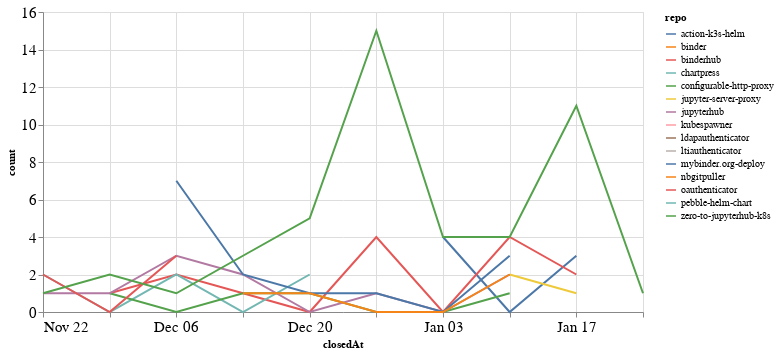

Notebook code cell kept with this figure:
### Code cell
closed_by_time = closed_by.groupby('repo').resample('W', on='closedAt').count()['author'].reset_index()
closed_by_time = closed_by_time.rename(columns={'author': 'count'})

alt.Chart(closed_by_time, width=600).mark_line().encode(
    x='closedAt',
    y='count',
    color='repo',
    tooltip="repo"
)

### Figure 1 — Vega-Lite specification as saved in the notebook (floating-point values rounded to 4 significant figures)
{"config": {"axisLeft": {"labelFontSize": 15}, "axisBottom": {"labelFontSize": 15}}, "data": {"name": "data-a693d0d6c7850b195053fd5358218cf2"}, "mark": "line", "encoding": {"color": {"type": "nominal", "field": "repo"}, "tooltip": {"type": "nominal", "field": "repo"}, "x": {"type": "temporal", "field": "closedAt"}, "y": {"type": "quantitative", "field": "count"}}, "width": 600, "$schema": "https://vega.github.io/schema/vega-lite/v4.8.1.json", "datasets": {"data-a693d0d6c7850b195053fd5358218cf2": [{"repo": "action-k3s-helm", "closedAt": "2021-01-03T00:00:00", "count": 4}, {"repo": "action-k3s-helm", "closedAt": "2021-01-10T00:00:00", "count": 0}, {"repo": "action-k3s-helm", "closedAt": "2021-01-17T00:00:00", "count": 3}, {"repo": "binder", "closedAt": "2020-11-29T00:00:00", "count": 1}, {"repo": "binderhub", "closedAt": "2020-11-29T00:00:00", "count": 1}, {"repo": "binderhub", "closedAt": "2020-12-06T00:00:00", "count": 2}, {"repo": "binderhub", "closedAt": "2020-12-13T00:00:00", "count": 1}, {"repo": "binderhub", "closedAt": "2020-12-20T00:00:00", "count": 0}, {"repo": "binderhub", "closedAt": "2020-12-27T00:00:00", "count": 4}, {"repo": "binderhub", "closedAt": "2021-01-03T00:00:00", "count": 0}, {"repo": "binderhub", "closedAt": "2021-01-10T00:00:00", "count": 4}, {"repo": "binderhub", "closedAt": "2021-01-17T00:00:00", "count": 2}, {"repo": "chartpress", "closedAt": "2020-11-22T00:00:00", "count": 2}, {"repo": "chartpress", "closedAt": "2020-11-29T00:00:00", "count": 0}, {"repo": "chartpress", "closedAt": "2020-12-06T00:00:00", "count": 2}, {"repo": "chartpress", "closedAt": "2020-12-13T00:00:00", "count": 0}, {"repo": "chartpress", "closedAt": "2020-12-20T00:00:00", "count": 2}, {"repo": "configurable-http-proxy", "closedAt": "2020-11-29T00:00:00", "count": 1}, {"repo": "configurable-http-proxy", "closedAt": "2020-12-06T00:00:00", "count": 0}, {"repo": "configurable-http-proxy", "closedAt": "2020-12-13T00:00:00", "count": 1}, {"repo": "configurable-http-proxy", "closedAt": "2020-12-20T00:00:00", "count": 1}, {"repo": "configurable-http-proxy", "closedAt": "2020-12-27T00:00:00", "count": 0}, {"repo": "configurable-http-proxy", "closedAt": "2021-01-03T00:00:00", "count": 0}, {"repo": "configurable-http-proxy", "closedAt": "2021-01-10T00:00:00", "count": 1}, {"repo": "jupyter-server-proxy", "closedAt": "2021-01-10T00:00:00", "count": 2}, {"repo": "jupyter-server-proxy", "closedAt": "2021-01-17T00:00:00", "count": 1}, {"repo": "jupyterhub", "closedAt": "2020-11-22T00:00:00", "count": 1}, {"repo": "jupyterhub", "closedAt": "2020-11-29T00:00:00", "count": 1}, {"repo": "jupyterhub", "closedAt": "2020-12-06T00:00:00", "count": 3}, {"repo": "jupyterhub", "closedAt": "2020-12-13T00:00:00", "count": 2}, {"repo": "jupyterhub", "closedAt": "2020-12-20T00:00:00", "count": 0}, {"repo": "jupyterhub", "closedAt": "2020-12-27T00:00:00", "count": 1}, {"repo": "jupyterhub", "closedAt": "2021-01-03T00:00:00", "count": 0}, {"repo": "jupyterhub", "closedAt": "2021-01-10T00:00:00", "count": 2}, {"repo": "kubespawner", "closedAt": "2020-12-13T00:00:00", "count": 2}, {"repo": "ldapauthenticator", "closedAt": "2020-12-13T00:00:00", "count": 1}, {"repo": "ltiauthenticator", "closedAt": "2020-12-06T00:00:00", "count": 1}, {"repo": "mybinder.org-deploy", "closedAt": "2020-12-06T00:00:00", "count": 7}, {"repo": "mybinder.org-deploy", "closedAt": "2020-12-13T00:00:00", "count": 2}, {"repo": "mybinder.org-deploy", "closedAt": "2020-12-20T00:00:00", "count": 1}, {"repo": "mybinder.org-deploy", "closedAt": "2020-12-27T00:00:00", "count": 1}, {"repo": "mybinder.org-deploy", "closedAt": "2021-01-03T00:00:00", "count": 0}, {"repo": "mybinder.org-deploy", "closedAt": "2021-01-10T00:00:00", "count": 3}, {"repo": "nbgitpuller", "closedAt": "2020-12-13T00:00:00", "count": 1}, {"repo": "nbgitpuller", "closedAt": "2020-12-20T00:00:00", "count": 1}, {"repo": "nbgitpuller", "closedAt": "2020-12-27T00:00:00", "count": 0}, {"repo": "nbgitpuller", "closedAt": "2021-01-03T00:00:00", "count": 0}, {"repo": "nbgitpuller", "closedAt": "2021-01-10T00:00:00", "count": 2}, {"repo": "oauthenticator", "closedAt": "2020-11-22T00:00:00", "count": 2}, {"repo": "oauthenticator", "closedAt": "2020-11-29T00:00:00", "count": 0}, {"repo": "oauthenticator", "closedAt": "2020-12-06T00:00:00", "count": 3}, {"repo": "pebble-helm-chart", "closedAt": "2020-12-13T00:00:00", "count": 1}, {"repo": "zero-to-jupyterhub-k8s", "closedAt": "2020-11-22T00:00:00", "count": 1}, {"repo": "zero-to-jupyterhub-k8s", "closedAt": "2020-11-29T00:00:00", "count": 2}, {"repo": "zero-to-jupyterhub-k8s", "closedAt": "2020-12-06T00:00:00", "count": 1}, {"repo": "zero-to-jupyterhub-k8s", "closedAt": "2020-12-13T00:00:00", "count": 3}, {"repo": "zero-to-jupyterhub-k8s", "closedAt": "2020-12-20T00:00:00", "count": 5}, {"repo": "zero-to-jupyterhub-k8s", "closedAt": "2020-12-27T00:00:00", "count": 15}, {"repo": "zero-to-jupyterhub-k8s", "closedAt": "2021-01-03T00:00:00", "count": 4}, {"repo": "zero-to-jupyterhub-k8s", "closedAt": "2021-01-10T00:00:00", "count": 4}, {"repo": "zero-to-jupyterhub-k8s", "closedAt": "2021-01-17T00:00:00", "count": 11}, {"repo": "zero-to-jupyterhub-k8s", "closedAt": "2021-01-24T00:00:00", "count": 1}]}}
